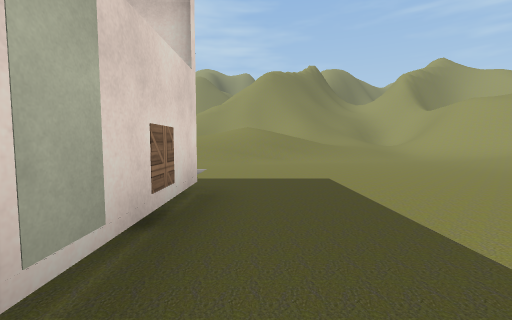
view 1 (above)

20 first-person views from a walk through a 3-D level made in the Unity game engine. The camera is 1.5 m above the floor, tilts 4° down and sees 90° across. The floor is counted in squares, 2.4 m on a side. Each view is taken from the middle of a square. On the plan, view 1 faces up. The plan holds only what a view shows up to about 9 squares ahead; the rest is blank. The place goes on beyond the plan. The player is left out. Door leaves are left out, so doorways stand open. Some surface patterns are stand-ins.

view 2
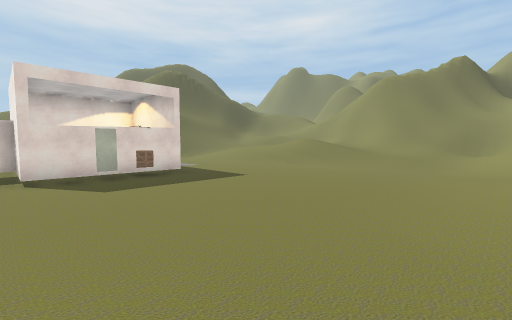

view 3
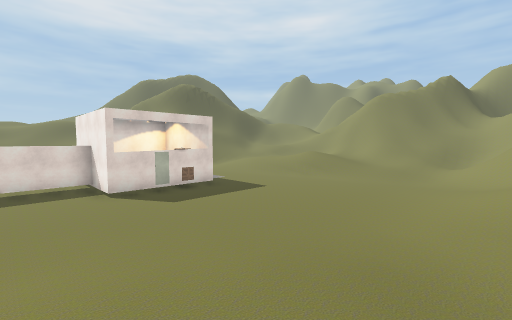

view 4
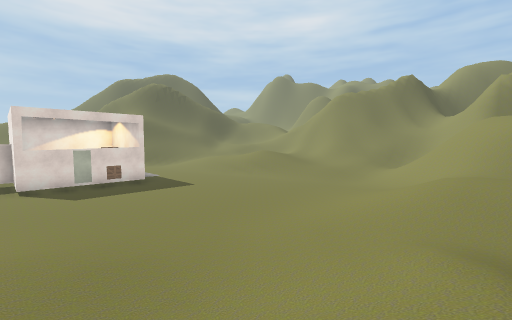

view 5
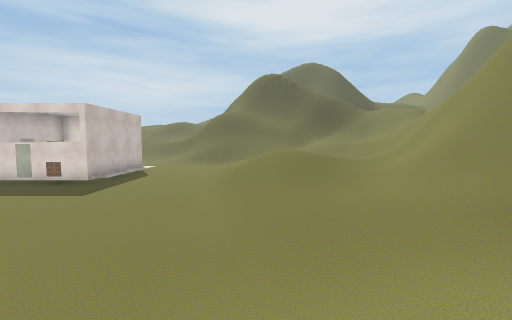

view 6
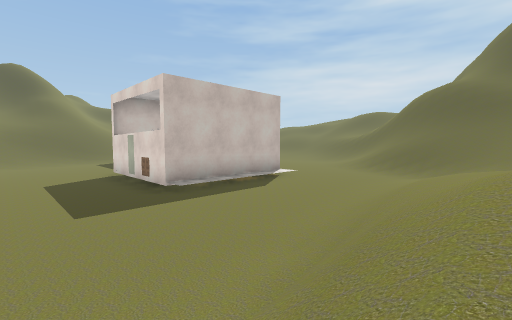

view 7
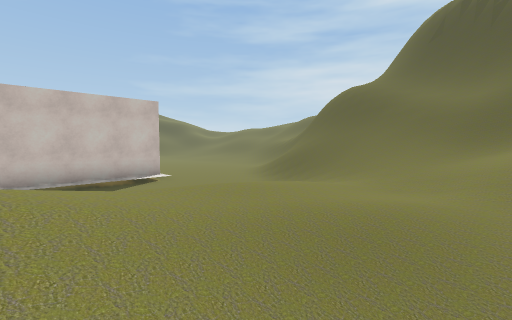

view 8
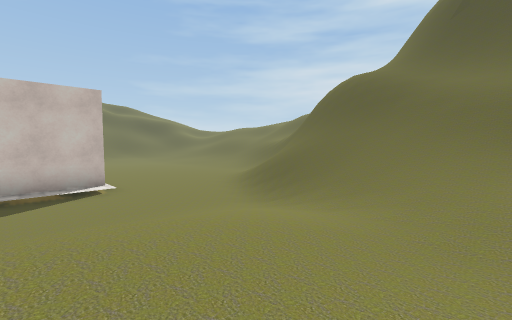

view 9
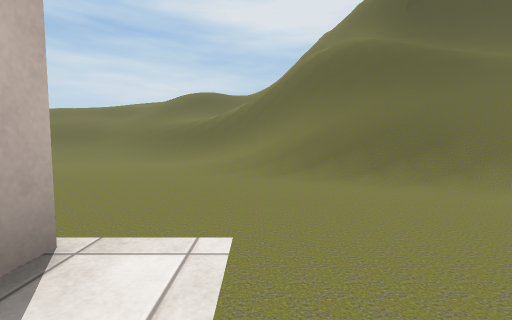

view 10
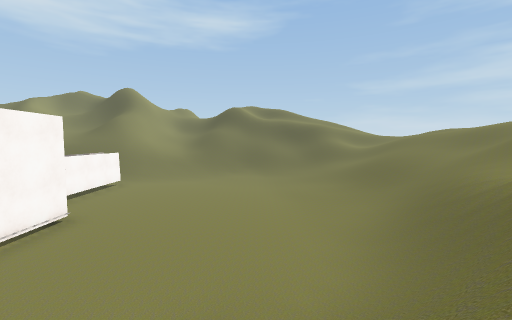

view 11
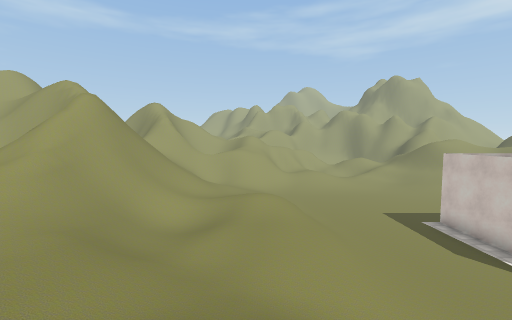

view 12
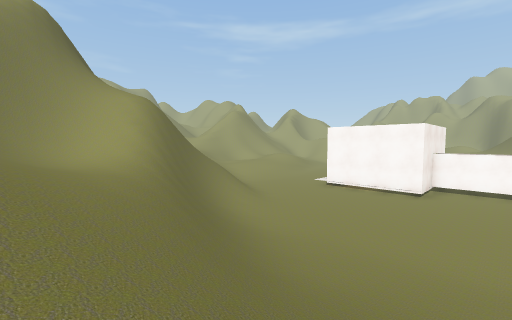

view 13
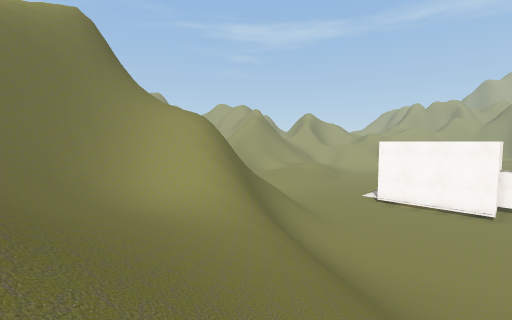

view 14
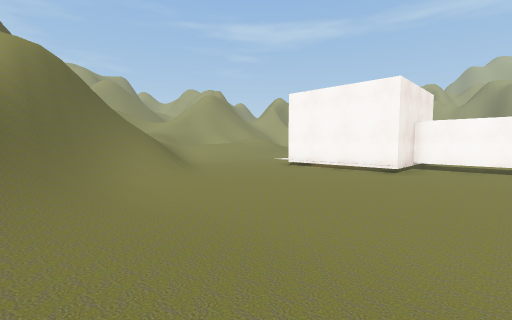

view 15
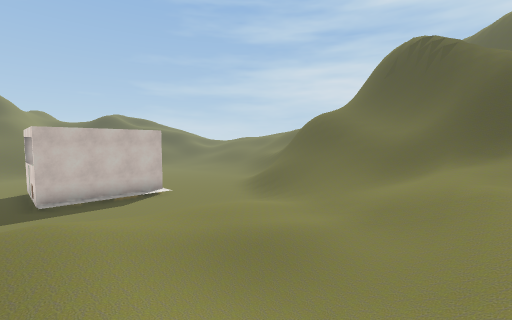

view 16
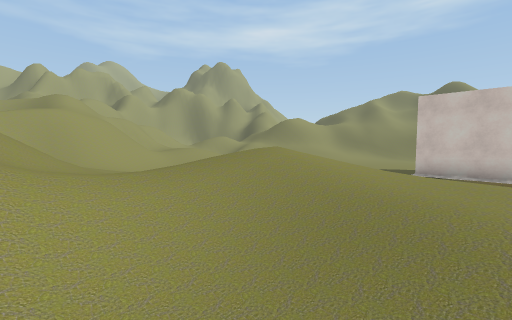

view 17
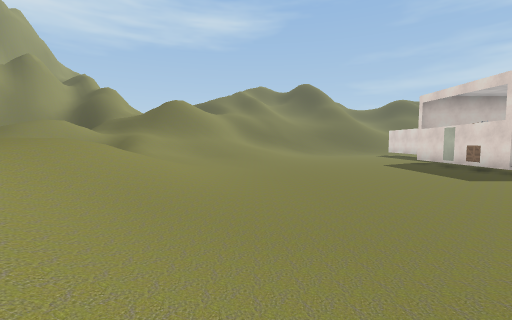

view 18
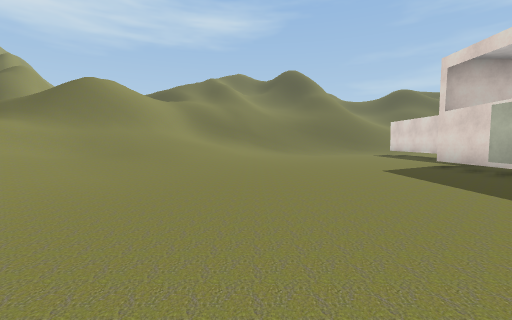

view 19
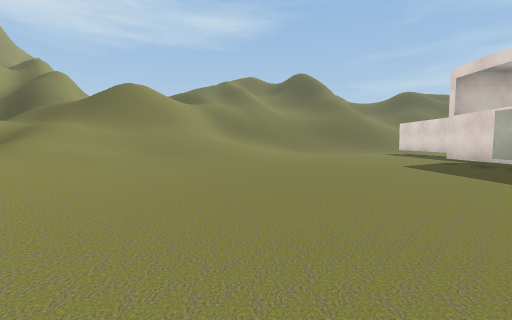

view 20
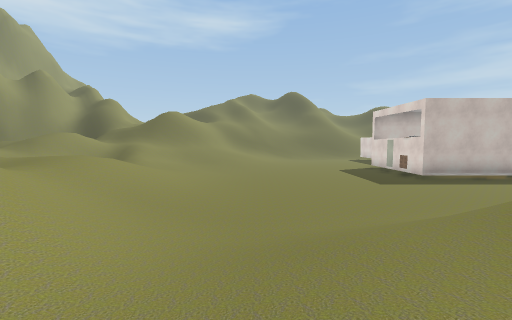

### Floor plan
Key: @ floor where view 1 was taken; # wall or solid block; . main floor; : floor 0.75 m higher than the main floor; + floor 1.5 m higher than the main floor; * floor 2.5 m higher than the main floor; % floor 3.25 m higher than the main floor; & floor 4 m higher than the main floor; $ floor 6.5 m higher than the main floor; / step, stairs or slope; D open door; = window, fence, low wall or low ledge; v drop or lower ground.
Columns run from 17 left of view 1 to 14 right of it. Each row starts with its distance up from view 1.
 17               ///
 16              //=#vv
 15             &///###/
 14      /v#/&%%/////////
 13      v##/%%////+//////   =/
 12     v##//////+++/*+//+/://#
 11     v#=///*/++++/*+++++:///$
 10    v##/////+++++*%*++:://///
  9    ##//////:++++//////..////
  8   ##///////:////////.....///
  7   ##//v=//.............../++
  6 ####/v#///.............../+*
  5 ##///##//................/++
  4 //&/##=//................/+/
  3 //%&=//.....#  ##........:::  /*
  2 //%///......#  .#........::/  //
  1 //%//.......#   #........:://///
  0 /////.......#   #@......::////
 -1 ////........##D##......::///%%%
 -2 ////:.........#.......::///////
 -3 &///:.........#.......:+//==//

Where each view was taken, in squares from view 1:
view 1: 0 up, 0 right, facing up
view 2: 1 down, 7 right, facing up-left
view 3: 3 down, 8 right, facing up-left
view 4: 1 down, 10 right, facing up-left
view 5: 9 up, 8 right, facing left
view 6: 9 up, 2 right, facing down-left
view 7: 12 up, 1 left, facing down-left
view 8: 11 up, 3 left, facing down-left
view 9: 4 up, 4 left, facing left
view 10: 6 up, 10 left, facing down
view 11: 10 up, 10 left, facing right
view 12: 3 down, 16 left, facing up-right
view 13: 1 down, 17 left, facing up-right
view 14: 3 down, 13 left, facing up-right
view 15: 14 up, 0 right, facing down-left
view 16: 13 up, 3 left, facing down-right
view 17: 10 up, 6 right, facing down
view 18: 6 up, 4 right, facing down
view 19: 7 up, 5 right, facing down
view 20: 12 up, 5 right, facing down
